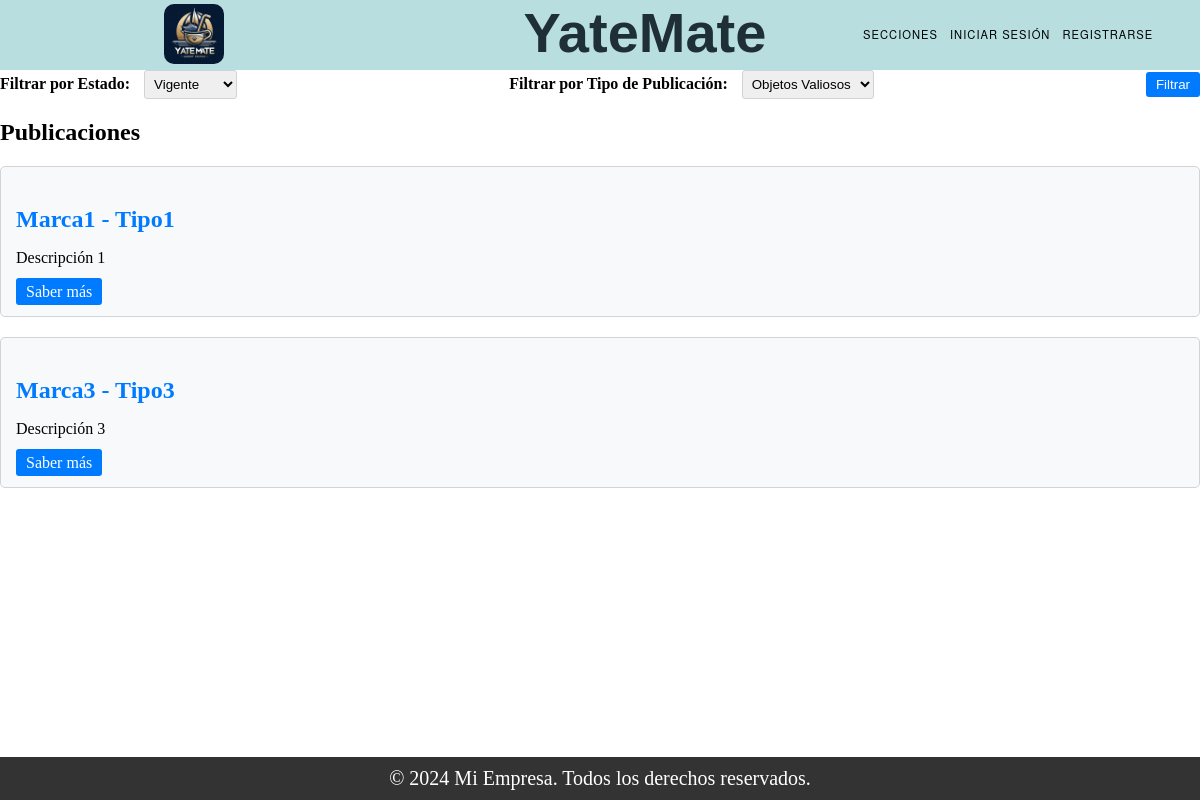
The page /list/ on the database as committed earlier.
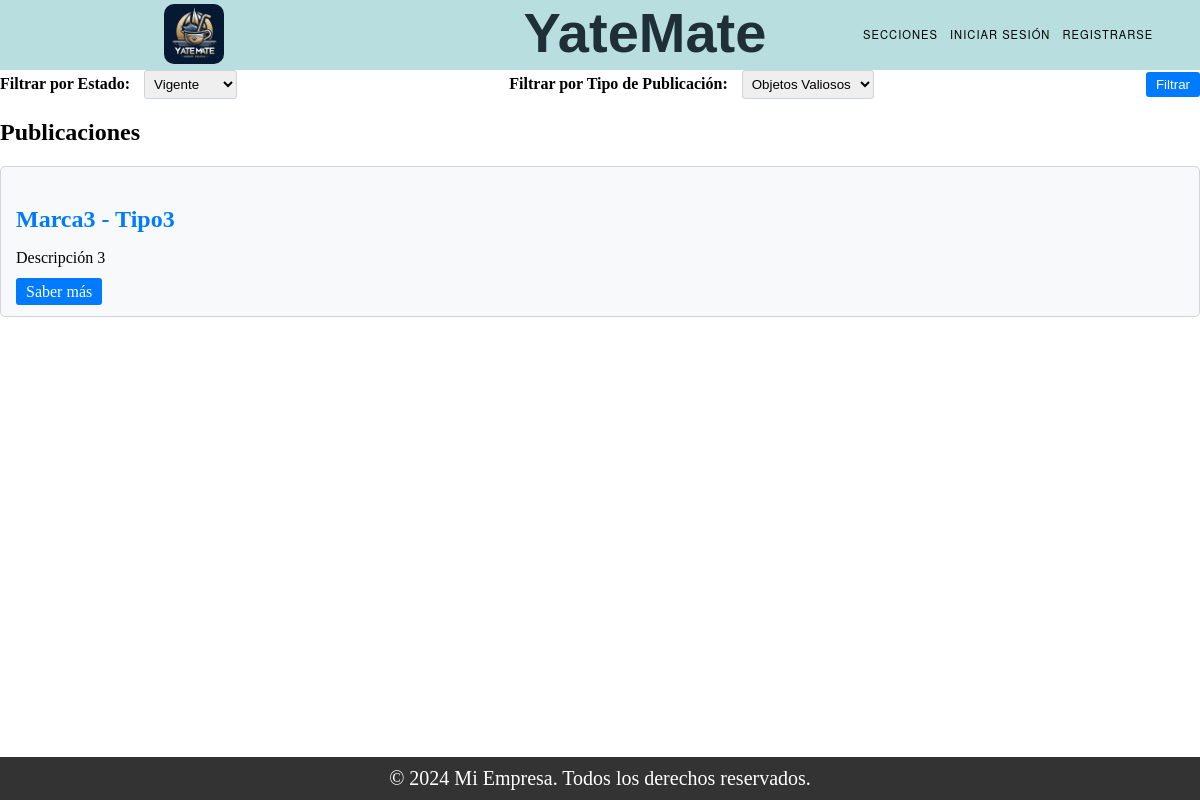
The same page on the database as committed later.
### Trueque/models.py (models this page shows, shortened)
class Publicacion_ObjetoValioso(models.Model):
    ESTADO_CHOICES = (
        ('Vigente', 'Vigente'),
        ('Proceso', 'Proceso'),
        ('Finalizado', 'Finalizado'),
    )
    tipo = models.CharField(max_length=100)
    marca = models.CharField(max_length=100)
    descripcion = models.TextField()
    estado = models.CharField(max_length=50)
    dueño = models.IntegerField()
    foto = models.ImageField(upload_to='img_pu/')

### Trueque/views.py (the view)
# urls.py: path("list/", views.list, name="list"),
def list(request):
    objetos_valiosos = Publicacion_ObjetoValioso.objects.all()
    embarcaciones = Publicacion_Embarcacion.objects.all()
    tipo_filtro = request.GET.get('tipo','objetos valiosos')  # Valor por defecto 'objetos valiosos'
    estado_filtro = request.GET.get('estado','Vigente')  # Valor por defecto 'Vigente'
    if tipo_filtro == " ":
        tipo_filtro = 'objetos valiosos'
    if estado_filtro == " ":
          estado_filtro = 'Vigente'
    if tipo_filtro == 'objetos valiosos':
        objetos = objetos_valiosos.filter(estado=estado_filtro)
    elif tipo_filtro == 'embarcaciones':
        objetos = embarcaciones.filter(estado=estado_filtro)
    tipo_objetos = 'Objetos Valiosos' if tipo_filtro == 'objetos valiosos' else 'Embarcaciones'
    return render(request, 'list.html', {
        'objetos': objetos,
        'tipo_objetos': tipo_objetos,
    })

### Trueque/templates/list.html (shortened to what this page needs)
{% extends "base.html" %}
{% block content %}
<form class="filter-form" method="GET" action="">
    <div>
        <label for="estado">Filtrar por Estado:</label>
        <select name="estado" id="estado">
            <option value="Vigente">Vigente</option>
        </select>
    </div>
    <div>
        <label for="tipo">Filtrar por Tipo de Publicación:</label>
        <select name="tipo" id="tipo">
            <option value="objetos valiosos">Objetos Valiosos</option>
        </select>
    </div>
    <button type="submit">Filtrar</button>
</form>
{% if objetos %}
    <h2>Publicaciones</h2>
    {% for objeto in objetos %}
        <div class="card">
            <h3 class="card-title">
                {% if objeto.embarcacion.nombre_fantasia %}
                    {{ objeto.embarcacion.nombre_fantasia }}
                {% else %}
                    {{ objeto.marca }}
                {% endif %}
                {% if objeto.embarcacion.tipo%}
                    - {{ objeto.embarcacion.tipo }}
                {% else %}
                    - {{ objeto.tipo }}
                {% endif %}
            </h3>
            <p>{{ objeto.descripcion|truncatechars:70 }}</p>
            <a href="{% url 'saber_mas' id=objeto.id tipo_objetos=tipo_objetos %}" class="btn btn-card">Saber más</a>
        </div>
    {% endfor %}
{% else %}
    <p>No se cuenta con Publicaciones.</p>
{% endif %}
{% endblock %}

### templates/base.html (shortened to what this page needs)
<!DOCTYPE html>
<html lang="es">
<head>
<link rel="stylesheet" href="styles.css">
</head>
<body>
{% include "partials/header.html" %}
{% block content %}{% endblock %}
{% include "partials/footer.html" %}
</body>
</html>

### templates/partials/header.html (shortened to what this page needs)
{% load static %}
<!DOCTYPE html>
<html lang="es">
<head>
<link rel="stylesheet" type="text/css" href="{% static 'css/styles.css' %}">
</head>
<body>
<header class="header1">
  <div class="navegacion">
    <div id="box-img">
      <img src="{% static 'img/iconY.jpg' %}">
    </div>
    <div class="titulo-cli">
      <h1>YateMate</h1>
    </div>
    <nav id="menu">
      <div id="div-nav">
        <ul>
          <li>
            <a href="#">Secciones</a>
          </li>
          {% if request.session.user_id %}
            <li><a href="http://127.0.0.1:8000/login/logout">Cerrar sesión</a></li>
          {% else %}
            <li><a href="http://127.0.0.1:8000/login/">Iniciar sesión</a></li>
            <li><a href="http://127.0.0.1:8000/register/">Registrarse</a></li>
          {% endif %}
        </ul>
      </div>
    </nav>
  </div>
</header>
</body>
</html>

### templates/partials/footer.html (shortened to what this page needs)
<!DOCTYPE html>
<html lang="es">
<head>
</head>
<body>
<footer>
  <div class="container">
    <p>&copy; 2024 Mi Empresa. Todos los derechos reservados.</p>
  </div>
</footer>
</body>
</html>

### static/css/styles.css (style rules this page uses)
body { margin: 0; padding: 0; }
.header1 { background-color: #b8dee0; width: 100%; height:70px; }
.navegacion { display: flex; align-items: flex-start; justify-content: flex-start; }
.titulo-cli { display: flex; align-items: flex-start; justify-content: flex-start; margin-left:140px; }
.titulo-cli h1 { font-family: 'Alumni Sans Pinstripe', sans-serif; font-size: 3.5rem; font-weight: 800; margin: 0 ; color: #1f2f38; }
#menu { display: flex; align-items: center; flex-direction: row; margin-top: 20px; width: 100%; height: 100%; margin-left: 50px; justify-content: center; }
#menu ul { list-style:none; margin:0; padding:0; }
#menu ul li { background-color:#b8dee0;; }
#menu ul a { display:block; color:black; text-decoration:none; font-weight:400; font-size:0.7rem; padding:6px; font-family:"HelveticaNeue", "Helvetica Neue", Helvetica, Arial, sans-serif; text-transform:uppercase; letter-spacing:1px; }
#menu ul li { position:relative; float:left; margin:0; padding:0; }
#box-img { display: flex; width: 100%; height: 100%; align-items: center; justify-content: center; }
#box-img img { width: 60px; height: 60px; border-radius: 10px; margin-left: 5px; margin-top: 4px; }
ul { list-style: none; }
li { list-style: none; }
.container { display: flex; width: 100%; height: 100%; align-items:center; justify-content: center; margin-top: 100px; margin-bottom: 100px; }

### Trueque/templates/list.html (style rules this page uses)
.card { background-color: #f8f9fa; border: 1px solid #ced4da; border-radius: 5px; margin-bottom: 20px; padding: 15px; }
.card-title { color: #007bff; font-size: 1.5rem; margin-bottom: 10px; }
.btn-card { background-color: #007bff; color: #fff; padding: 5px 10px; text-decoration: none; border-radius: 3px; }
.filter-form { margin-bottom: 20px; display: flex; justify-content: space-between; align-items: center; }
.filter-form label { margin-right: 10px; font-weight: bold; }
.filter-form select { padding: 5px; border-radius: 3px; border: 1px solid #ced4da; }
.filter-form button { background-color: #007bff; color: #fff; padding: 5px 10px; border: none; border-radius: 3px; cursor: pointer; }

### templates/partials/footer.html (style rules this page uses)
footer { background-color: #333; color: #fff; padding: 10px 0; text-align: center; position: fixed; bottom: 0; width: 100%; }
.container { padding: 0; margin: 0; }
footer p { margin: 0; font-size: 20px; }

Rows that differ between the two databases and show on the page:
removed Publicacion_ObjetoValioso: marca "Marca1", tipo "Tipo1", descripcion "Descripción 1"
